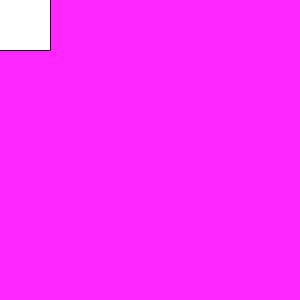
Frame 1 (no input)
Frame 60 (the mouse pressed at the canvas centre just before this capture): identical to frame 1, image omitted
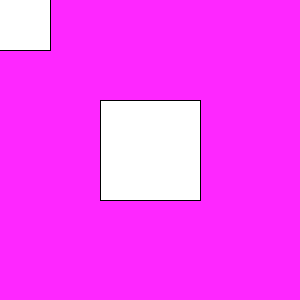
Frame 120 (the mouse held since frame 60 and released just before this capture)

The Processing sketch that drew these frames (run headless with seeded random() and noise(); from frame 60 on, the mouse is pressed at the canvas centre):

// Processing sketch: week_draw_mouse
// ── week_draw_mouse.pde
void setup(){
   size(300,300);
   background(#FE27FF);
}

void draw(){
  rect(mouseX-50,mouseY-50,100,100);
}
